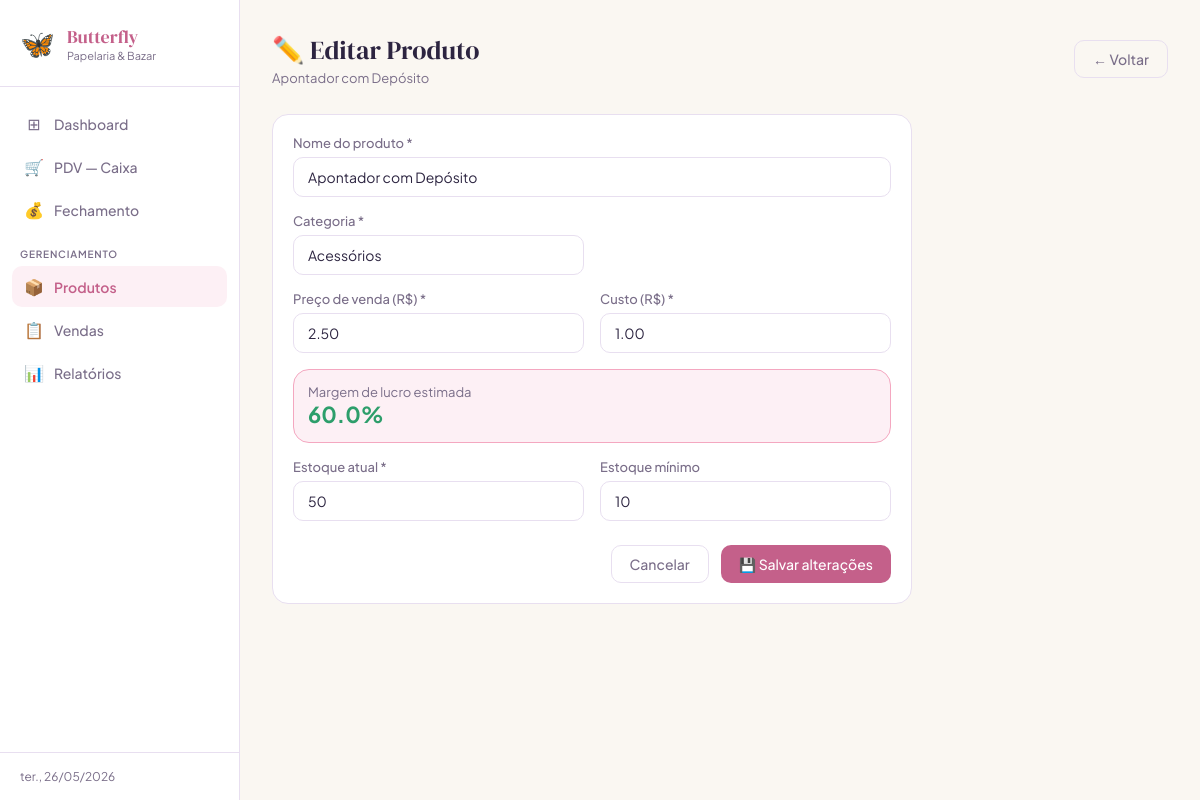
Screenshot of /produtos/12/editar with the database file from the repository.
### tables this page shows
CREATE TABLE produtos (
            id INTEGER PRIMARY KEY AUTOINCREMENT,
            nome TEXT NOT NULL,
            categoria TEXT NOT NULL,
            preco REAL NOT NULL,
            custo REAL NOT NULL,
            estoque INTEGER NOT NULL DEFAULT 0,
            estoque_minimo INTEGER NOT NULL DEFAULT 5,
            ativo INTEGER NOT NULL DEFAULT 1,
            criado_em TIMESTAMP DEFAULT CURRENT_TIMESTAMP
        );

### app.py (the view, shortened to what this page needs)
@app.route('/produtos/<int:id>/editar', methods=['GET','POST'])
def editar_produto(id):
    conn = get_db()
    produto = conn.execute("SELECT * FROM produtos WHERE id=?", (id,)).fetchone()
    conn.close()
    return render_template('produto_form.html', produto=produto)

### app.py (called while the page is built)
@app.context_processor
def inject_now():
    return {'now': datetime.now()}

def get_db():
    conn = sqlite3.connect(DB)
    conn.row_factory = sqlite3.Row
    return conn

### templates/produto_form.html (shortened to what this page needs)
{% extends 'base.html' %}
{% block content %}
<div class="page-header">
  <div>
    <div class="page-title">{{ '✏️ Editar Produto' if produto else '+ Novo Produto' }}</div>
    <div class="page-sub">{{ produto.nome if produto else 'Preencha os dados do produto' }}</div>
  </div>
  <a href="{{ url_for('produtos') }}" class="btn btn-outline">← Voltar</a>
</div>
<div style="max-width:640px">
  <div class="card">
    <form method="post">
      <div class="form-group">
        <label class="form-label">Nome do produto *</label>
        <input type="text" name="nome" class="form-control" required
          value="{{ produto.nome if produto else '' }}" placeholder="Ex: Caderno Universitário 96fls">
      </div>
      <div class="form-row">
        <div class="form-group">
          <label class="form-label">Categoria *</label>
          <input type="text" name="categoria" class="form-control" required
            value="{{ produto.categoria if produto else '' }}" placeholder="Ex: Cadernos"
            list="categorias-list">
        </div>
      </div>
      <div class="form-row">
        <div class="form-group">
          <label class="form-label">Preço de venda (R$) *</label>
          <input type="number" name="preco" class="form-control" step="0.01" min="0" required
            value="{{ '%.2f'|format(produto.preco) if produto else '' }}" placeholder="0,00"
            oninput="calcMargem()">
        </div>
        <div class="form-group">
          <label class="form-label">Custo (R$) *</label>
          <input type="number" name="custo" class="form-control" step="0.01" min="0" required
            value="{{ '%.2f'|format(produto.custo) if produto else '' }}" placeholder="0,00"
            oninput="calcMargem()">
        </div>
      </div>
      <div class="card" style="background:var(--rosa-claro);border-color:var(--rosa);margin-bottom:16px;padding:14px">
        <div style="font-size:13px;color:var(--texto-muted)">Margem de lucro estimada</div>
        <div style="font-size:22px;font-weight:700;color:var(--rosa-escuro)" id="margemPreview">—</div>
      </div>
      <div class="form-row">
        <div class="form-group">
          <label class="form-label">Estoque atual *</label>
          <input type="number" name="estoque" class="form-control" min="0" required
            value="{{ produto.estoque if produto else 0 }}" placeholder="0">
        </div>
        <div class="form-group">
          <label class="form-label">Estoque mínimo</label>
          <input type="number" name="estoque_minimo" class="form-control" min="0"
            value="{{ produto.estoque_minimo if produto else 5 }}" placeholder="5">
        </div>
      </div>
      <div style="display:flex;gap:12px;justify-content:flex-end;margin-top:8px">
        <a href="{{ url_for('produtos') }}" class="btn btn-outline">Cancelar</a>
        <button type="submit" class="btn btn-primary">
          {{ '💾 Salvar alterações' if produto else '+ Cadastrar produto' }}
        </button>
      </div>
    </form>
  </div>
</div>
{% endblock %}

### static/css/style.css (style rules this page uses)
:root { --rosa: #f4a7c0; --rosa-escuro: #c4608a; --rosa-claro: #fdf0f5; --lilas: #c9b8e8; --lilas-escuro: #7c5cbf; --creme: #faf7f2; --texto: #2c2440; --texto-muted: #7a6e89; --borda: #e8dff0; --branco: #ffffff; --sucesso: #2d9e6b; --aviso: #d48c0a; --erro: #c94040; --sidebar-w: 240px; }
* { box-sizing: border-box; margin: 0; padding: 0; }
body { font-family: 'Plus Jakarta Sans', sans-serif; background: var(--creme); color: var(--texto); display: flex; min-height: 100vh; }
.page-header { display: flex; align-items: center; justify-content: space-between; margin-bottom: 28px; }
.page-title { font-family: 'DM Serif Display', serif; font-size: 26px; color: var(--texto); }
.page-sub { font-size: 13px; color: var(--texto-muted); margin-top: 2px; }
.card { background: var(--branco); border: 1px solid var(--borda); border-radius: 16px; padding: 20px; }
.btn { display: inline-flex; align-items: center; gap: 6px; padding: 9px 18px; border-radius: 10px; border: none; font-family: inherit; font-size: 14px; font-weight: 500; cursor: pointer; transition: all 0.15s; text-decoration: none; }
.btn-primary { background: var(--rosa-escuro); color: white; }
.btn-outline { background: transparent; border: 1px solid var(--borda); color: var(--texto-muted); }
.form-group { margin-bottom: 16px; }
.form-label { display: block; font-size: 13px; font-weight: 500; color: var(--texto-muted); margin-bottom: 6px; }
.form-control { width: 100%; padding: 10px 14px; border: 1px solid var(--borda); border-radius: 10px; font-family: inherit; font-size: 14px; color: var(--texto); background: var(--branco); transition: border-color 0.15s; }
.form-row { display: grid; grid-template-columns: 1fr 1fr; gap: 16px; }

### rows the page displays
produtos: nome "Apontador com Depósito", categoria "Acessórios", preco "2.50", custo "1.00", estoque "50", estoque_minimo "10"

### other values shown
{{ '✏️ Editar Produto' if produto else '+ Novo Produto' }} "✏️ Editar Produto"
{{ '💾 Salvar alterações' if produto else '+ Cadastrar produto' }} "💾 Salvar alterações"
